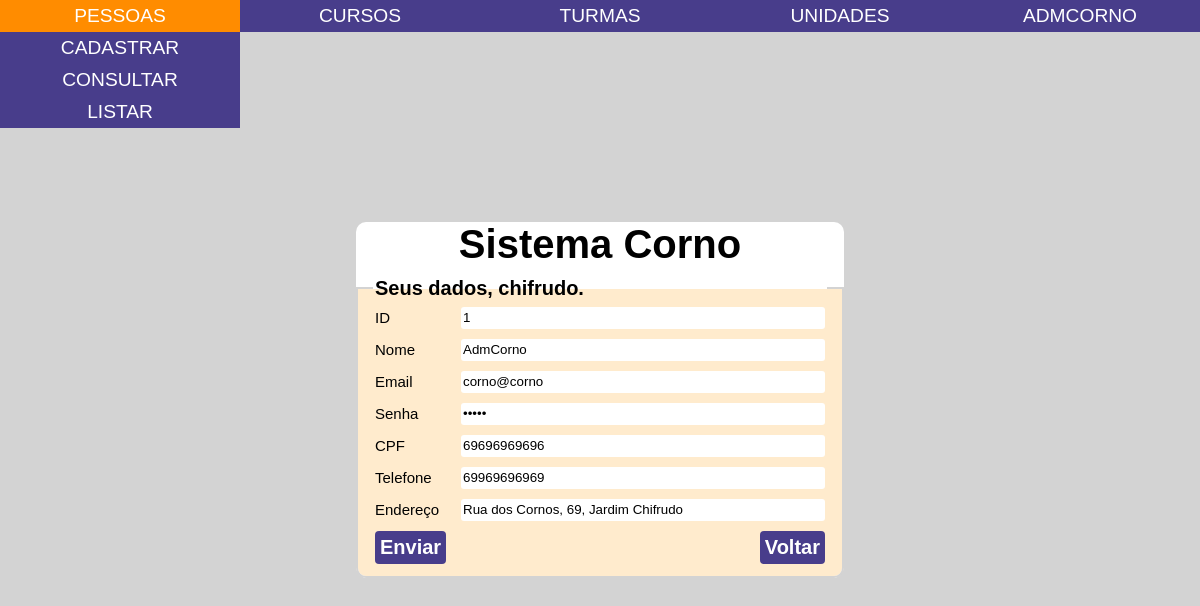
/cuckolds/cuckoldupdate.php (signed in), run on the app's committed database.
### tables this page shows
CREATE TABLE cornos (
  id INT NOT NULL PRIMARY KEY AUTO_INCREMENT, 
  nome VARCHAR(100) NOT NULL,
  email VARCHAR(300) NOT NULL,
  senha VARCHAR(20) NOT NULL,
  cpf VARCHAR(11) NOT NULL,
  telefone VARCHAR(11) NOT NULL,
  endereco VARCHAR(100) NOT NULL,
  id_tipo_corno INT NOT NULL,

  FOREIGN KEY (id_tipo_corno) REFERENCES tipos_corno(id)
);

### common/routines/functions.php (called while the page is built, shortened)
<?php
function validarSessao()
{
  if (!isset($_SESSION['idUsuario'])) {
    return false;
  } else {
    return true;
  }
}

### cuckolds/cuckoldupdate.php (the view, shortened to what this page needs)
<?php
require_once($_SERVER['DOCUMENT_ROOT'] . "/sistema_corno/common/header.php");
require_once($_SERVER['DOCUMENT_ROOT'] . "/sistema_corno/common/dbconnection.php");
$usuario = $conn->query("SELECT * FROM cornos WHERE id = {$_SESSION['idUsuario']}")->fetch(PDO::FETCH_ASSOC);
?>
<?php if (@validarSessao()) : ?>
   <fieldset class="cadastroForm">
      <legend class="formulario">Seus dados, chifrudo.</legend>
      <form name="form1" action="/sistema_corno/cuckolds/routines/updatecuckold.php" method="post">
         <div class="formulario">
            <div class='campos'>
               <label class='labels' for='id'>ID</label>
               <input class='campo' type='number' name='id' placeholder='ID do usuário' value="<?= $usuario['id'] ?>" readonly>
            </div>
            <div class="campos">
               <label class="labels" for="nome">Nome</label>
               <input class="campo" type="text" name="nome" placeholder="  Digite seu nome:" required maxlength="100" value="<?= $usuario['nome'] ?>">
            </div>
            <div class="campos">
               <label class="labels" for="email">Email</label>
               <input class="campo" type="text" name="email" placeholder="  Digite seu email:" required maxlength="300" value="<?= $usuario['email'] ?>">
            </div>
            <div class="campos">
               <label class="labels" for="senha">Senha</label>
               <input class="campo" type="password" name="senha" placeholder="  Digite seu senha:" required maxlength="20" value="<?= $usuario['senha'] ?>">
            </div>
            <div class="campos">
               <label class="labels" for="cpf">CPF</label>
               <input class="campo" type="text" name="cpf" placeholder="  Digite seu CPF:" required maxlength="14" value="<?= $usuario['cpf'] ?>">
            </div>
            <div class="campos">
               <label class="labels" for="telefone">Telefone</label>
               <input class="campo" type="tel" name="telefone" placeholder="  Digite seu telefone:" required maxlength="11" value="<?= $usuario['telefone'] ?>">
            </div>
            <div class="campos">
               <label class="labels" for="endereco">Endereço</label>
               <input class="campo" type="text" name="endereco" placeholder="  Digite seu endereço:" required value="<?= $usuario['endereco'] ?>">
            </div>
            <div class="listaBotoes">
               <input class="botoes" type="submit" value="Enviar">
               <button class='botoes'><a href="javascript:history.back()">Voltar</a></button>
            </div>
         </div>
   </fieldset>
<?php else : ?>
   <p>Conecte-se para visualizar esta página.</p>
<?php endif; ?>
<?php
require_once($_SERVER['DOCUMENT_ROOT'] . "/sistema_corno/common/footer.php");
?>

### assets/css/style.css (style rules this page uses)
:root { --cor-primaria: #483d8b; --cor-secundaria: #ff8c00; --cor-terciaria: #ffebcd; }
body { margin: 0px; border: 0px; padding: 0px; background-color: lightgray; }
fieldset { border: 2px solid; margin: 0px; }
a { text-decoration: none; color: white; padding: 0px; margin: 0px; border: 0px; width: 100%; height: 100%; text-align: center; display: block; }
.labels { font-family: Arial, Helvetica, sans-serif; font-weight: initial; font-size: 15px; }
.listaBotoes { display: flex; justify-content: space-between; }
.botoes { padding: 5px; border-style: none !important; border-radius: 4px; background-color: var(--cor-primaria); color: white; font-family: Arial, Helvetica, sans-serif; font-weight: bold; font-size: 20px; }
.campos { width: 100%; display: flex; justify-content: space-between; align-items: center; margin-bottom: 10px; }
.campo { height: 20px; width: 80%; border-style: none; background-color: white; border-radius: 3px; }
.cadastroForm { display: flex; width: 450px; flex-direction: column; align-items: center; background-color: var(--cor-terciaria); border-radius: 0px 0px 10px 10px; border-color: lightgray; box-sizing: border-box; overflow: hidden; background-clip: padding-box; }
.formulario { width: 450px; }

### data on the page
cornos: id "1", nome "AdmCorno", email "corno@corno", cpf "69696969696", telefone "69969696969", endereco "Rua dos Cornos, 69, Jardim Chifrudo"

### other printed values
$_SESSION['nomeUsuario'] "ADMCORNO"
